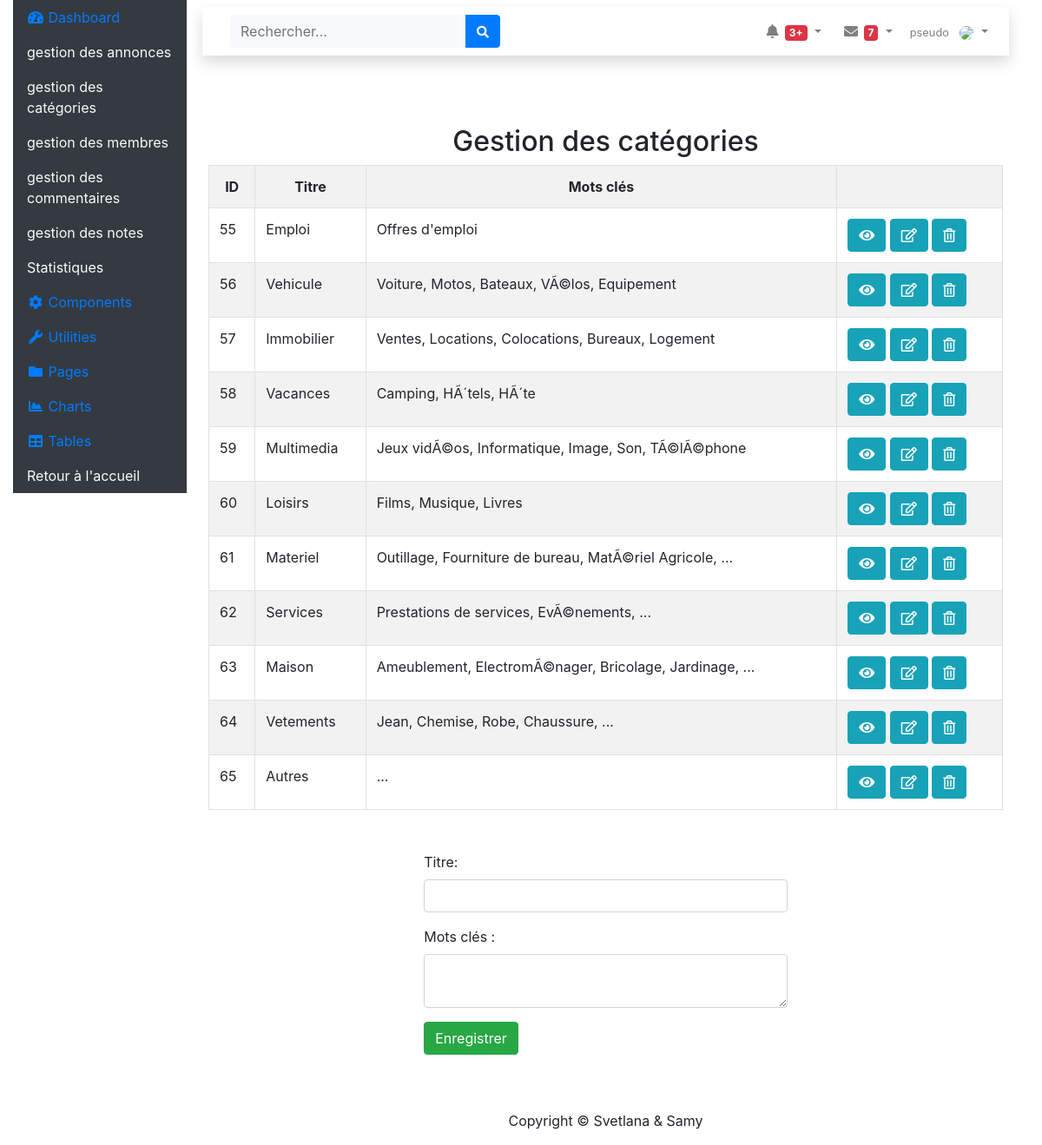
The page /admin/gestion_categories.php on the database its author committed.
### tables this page shows
CREATE TABLE categorie (
    id_categorie INT(3) NOT NULL AUTO_INCREMENT,
    titre VARCHAR (255) NOT NULL,
    motcles TEXT NOT NULL,
    PRIMARY KEY (id_categorie)
   
);

### admin/gestion_categories.php (the view, shortened to what this page needs)
<?php
require_once __DIR__ . '/../assets/config/configurationprincipale.php';
$query = 'SELECT * FROM categorie';
$stmt = $pdo->query($query);
$details = $stmt->fetchAll();
include __DIR__ . '/../assets/includes/header_admin.php';
?>
<h2 class="text-center">Gestion des catégories</h2>
<table class="table table-bordered table-striped table-hover">
	<tr class="text-center">
		<th>ID</th>
		<th>Titre</th>
		<th>Mots clés</th>
		<th></th>
	</tr>
	<?php foreach ($details as $detail) : ?>
		<tr>
			<td><?= $detail['id_categorie'] ?></td>
			<td><?= $detail['titre'] ?></td>
			<td><?= $detail['motcles'] ?></td>
			<td>
                <button class="btn btn-info btn-categorie" data-id="<?= $detail['id_categorie'] ?>" data-toggle="modal" data-target="#categorie"><i class="fa fa-eye" aria-hidden="true"></i></button>
                <button class="btn btn-info btn-categorie" data-id="<?= $detail['id_categorie'] ?>" data-toggle="modal" data-target="#categorie_edit"><i class="far fa-edit"></i></button>
                <button class="btn btn-info btn-produit" data-id="<?= $detail['id_categorie'] ?>" data-toggle="modal" data-target="#categorie_suppr"><i class="far fa-trash-alt"></i></button>
			</td>
		</tr>
	<?php endforeach; ?>
</table>
<div class="row  mt-4 p-4">
    <div class="col-md-6 offset-3">
        <form action="gestion_categories.php" method="post" >
				<div class="form-group">
					<label>Titre:</label>
					<input type="text" class="form-control" name="titre"/>
                </div>
                <div class="form-group">
					<label>Mots clés :</label>
					<textarea class="form-control" name="motcles"></textarea>
                </div>
                <div class="form-group">
				<input type="submit" class="btn btn-success" name="enregistrer" value="Enregistrer" />
                </div>
        </form>
    </div>
</div>
<?php
include __DIR__ . '/../assets/includes/footer_admin.php';

### assets/includes/header_admin.php (shortened to what this page needs)
<!doctype html>
<html lang="en">
    <head>
    <link href="https://use.fontawesome.com/releases/v5.0.8/css/all.css" rel="stylesheet">
    <link rel="stylesheet" href="https://stackpath.bootstrapcdn.com/bootstrap/4.3.1/css/bootstrap.min.css">
    </head>
    <body>
<body class="container-fluid d-flex flex-column flex-lg-row ">
    <nav class="navPerso container-fluid col col-lg-2 navbar navbar-expand-lg m-0 p-0 position-fixed">
      <div class=" collapse navbar-collapse" id="navbarTogglerDemo01">
      <ul class="nav bg-dark">
            <li class="nav-item active">
                <a class="nav-link" href="index.html">
                <i class="fas fa-fw fa-tachometer-alt"></i>
                <span>Dashboard</span></a>
            </li>
            <li class="nav-item">
                <a class="nav-link text-light" href="gestion_annonces.php">gestion des annonces</a>
            </li>
            <li class="nav-item">
                <a class="nav-link text-light" href="gestion_categories.php">gestion des catégories</a>
                </li>
            <li class="nav-item">
                <a class="nav-link text-light" href="gestion_membres.php">gestion des membres</a>
                </li>
            <li class="nav-item">
                <a class="nav-link text-light" href="gestion_commentaires.php">gestion des commentaires</a>
                </li>
            <li class="nav-item">
                <a class="nav-link text-light" href="gestion_notes.php">gestion des notes</a>
            </li>
            <li class="nav-item">
                <a class="nav-link text-light" href="statistiques.php">Statistiques</a>
            </li>
            <li class="nav-item">
                <a class="nav-link collapsed" href="#" data-toggle="collapse" data-target="#collapseTwo" aria-expanded="true" aria-controls="collapseTwo">
                <i class="fas fa-fw fa-cog"></i>
                <span>Components</span>
                </a>
            </li>
            <li class="nav-item">
                <a class="nav-link collapsed" href="#" data-toggle="collapse" data-target="#collapseUtilities" aria-expanded="true" aria-controls="collapseUtilities">
                <i class="fas fa-fw fa-wrench"></i>
                <span>Utilities</span>
                </a>
            </li>
            <li class="nav-item">
                <a class="nav-link collapsed" href="#" data-toggle="collapse" data-target="#collapsePages" aria-expanded="true" aria-controls="collapsePages">
                <i class="fas fa-fw fa-folder"></i>
                <span>Pages</span>
                </a>
            </li>
            <li class="nav-item">
                <a class="nav-link" href="charts.html">
                <i class="fas fa-fw fa-chart-area"></i>
                <span>Charts</span></a>
            </li>
            <li class="nav-item">
                <a class="nav-link" href="tables.html">
                <i class="fas fa-fw fa-table"></i>
                <span>Tables</span></a>
            </li>
            <li class="nav-item">
            <a class="nav-link text-light" href="../">Retour à l'accueil</a>
            </li>
        </ul>
      </div>
    </nav>
  <div class="corps col col-lg-10 offset-2 my-lg-0 ">
    <header class="container-fluid p-2">
        <nav class="navbar navbar-expand navbar-light bg-white topbar mb-4 static-top shadow">
            <form class="d-none d-sm-inline-block form-inline mr-auto ml-md-3 my-2 my-md-0 mw-100 navbar-search">
            <div class="input-group">
                <input type="text" class="form-control bg-light border-0 small" placeholder="Rechercher..." aria-label="Recherche" aria-describedby="basic-addon2">
                <div class="input-group-append">
                <button class="btn btn-primary" type="button">
                    <i class="fas fa-search fa-sm"></i>
                </button>
                </div>
            </div>
            </form>
            <ul class="navbar-nav ml-auto">
                <li class="nav-item dropdown no-arrow mx-1">
                    <a class="nav-link dropdown-toggle" href="#" id="alertsDropdown" role="button" data-toggle="dropdown" aria-haspopup="true" aria-expanded="false">
                    <i class="fas fa-bell fa-fw"></i>
                    <span class="badge badge-danger badge-counter">3+</span>
                    </a>
                </li>
                <li class="nav-item dropdown no-arrow mx-1">
                    <a class="nav-link dropdown-toggle" href="#" id="messagesDropdown" role="button" data-toggle="dropdown" aria-haspopup="true" aria-expanded="false">
                    <i class="fas fa-envelope fa-fw"></i>
                    <span class="badge badge-danger badge-counter">7</span>
                    </a>
                </li>
                <li class="nav-item dropdown no-arrow">
                    <a class="nav-link dropdown-toggle" href="#" id="userDropdown" role="button" data-toggle="dropdown" aria-haspopup="true" aria-expanded="false">
                    <span class="mr-2 d-none d-lg-inline text-gray-600 small">pseudo</span>
                    <img class="img-profile rounded-circle" src="https://source.unsplash.com/QAB-WJcbgJk/60x60">
                    </a>
                </li>
            </ul>
        </nav>
    </header>
    <main class="container-fluid">

### assets/includes/footer_admin.php (shortened to what this page needs)
    <footer class="pt-4">
      <p class="col text-center">Copyright &copy; Svetlana & Samy</p>
    </footer>
  </body>
</html>

### rows shown on the page
categorie: id_categorie "55", titre "Emploi", motcles "Offres d'emploi"
categorie: id_categorie "56", titre "Vehicule", motcles "Voiture, Motos, Bateaux, VÃ©los, Equipement"
categorie: id_categorie "57", titre "Immobilier", motcles "Ventes, Locations, Colocations, Bureaux, Logement"
categorie: id_categorie "58", titre "Vacances", motcles "Camping, HÃ´tels, HÃ´te"
categorie: id_categorie "59", titre "Multimedia", motcles "Jeux vidÃ©os, Informatique, Image, Son, TÃ©lÃ©phone"
categorie: id_categorie "60", titre "Loisirs", motcles "Films, Musique, Livres"
categorie: id_categorie "61", titre "Materiel", motcles "Outillage, Fourniture de bureau, MatÃ©riel Agricole, ..."
categorie: id_categorie "62", titre "Services", motcles "Prestations de services, EvÃ©nements, ..."
categorie: id_categorie "63", titre "Maison", motcles "Ameublement, ElectromÃ©nager, Bricolage, Jardinage, ..."
categorie: id_categorie "64", titre "Vetements", motcles "Jean, Chemise, Robe, Chaussure, ..."
categorie: id_categorie "65", titre "Autres", motcles "..."
